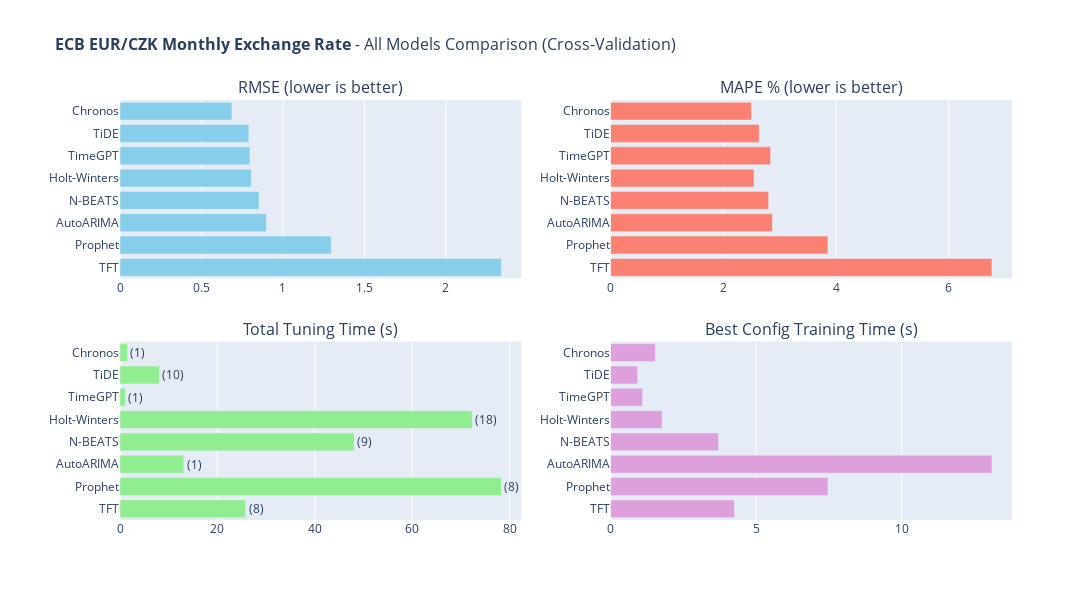

Notebook code for this chart:
### Code cell
# 11. All Models Comparison (Interactive)
#
# Summary comparison of all models based on cross-validation metrics.

def create_all_models_comparison(results_dataframe, dataset_name):
    """
    Create interactive bar chart comparison of all models.
    
    Args:
        results_dataframe: DataFrame with model results
        dataset_name: Name for the plot title
    
    Returns:
        Plotly Figure object
    """
    fig = make_subplots(
        rows=2, cols=2,
        subplot_titles=[
            'RMSE (lower is better)', 
            'MAPE % (lower is better)', 
            'Total Tuning Time (s)', 
            'Best Config Training Time (s)'
        ],
        vertical_spacing=0.15, horizontal_spacing=0.1
    )
    
    models = results_dataframe['Model'].tolist()
    
    fig.add_trace(go.Bar(
        y=models, x=results_dataframe['RMSE'], orientation='h',
        marker_color='skyblue', 
        hovertemplate='<b>%{y}</b><br>RMSE: %{x:.4f}<extra></extra>'
    ), row=1, col=1)
    
    fig.add_trace(go.Bar(
        y=models, x=results_dataframe['MAPE'], orientation='h',
        marker_color='salmon', 
        hovertemplate='<b>%{y}</b><br>MAPE: %{x:.2f}%<extra></extra>'
    ), row=1, col=2)
    
    fig.add_trace(go.Bar(
        y=models, x=results_dataframe['Tuning Time (s)'], orientation='h',
        marker_color='lightgreen', 
        text=[f"({c})" for c in results_dataframe['Combinations']],
        textposition='outside', 
        hovertemplate='<b>%{y}</b><br>Time: %{x:.2f}s<extra></extra>'
    ), row=2, col=1)
    
    fig.add_trace(go.Bar(
        y=models, x=results_dataframe['Best Config Time (s)'], orientation='h',
        marker_color='plum', 
        hovertemplate='<b>%{y}</b><br>Time: %{x:.2f}s<extra></extra>'
    ), row=2, col=2)
    
    fig.update_layout(
        title=dict(text=f'<b>{dataset_name}</b> - All Models Comparison (Cross-Validation)', font=dict(size=16)),
        width=1700, height=600, showlegend=False, margin=dict(l=120)
    )
    
    for i in range(1, 3):
        for j in range(1, 3):
            fig.update_yaxes(autorange='reversed', row=i, col=j)
    return fig

if 'results_df' in dir() and not results_df.empty:
    fig_comparison = create_all_models_comparison(results_df, DATASET_CONFIG['name'])
    fig_comparison.show()

### Figure 1 — Plotly figure (JSON) as saved in the notebook; plotly's stock layout.template omitted (floating-point values rounded to 4 significant figures)
{"data": [{"hovertemplate": "<b>%{y}</b><br>RMSE: %{x:.4f}<extra></extra>", "marker": {"color": "skyblue"}, "orientation": "h", "type": "bar", "x": [0.6867, 0.7906, 0.7975, 0.8055, 0.8535, 0.8981, 1.296, 2.34], "xaxis": "x", "y": ["Chronos", "TiDE", "TimeGPT", "Holt-Winters", "N-BEATS", "AutoARIMA", "Prophet", "TFT"], "yaxis": "y"}, {"hovertemplate": "<b>%{y}</b><br>MAPE: %{x:.2f}%<extra></extra>", "marker": {"color": "salmon"}, "orientation": "h", "type": "bar", "x": [2.497, 2.636, 2.838, 2.544, 2.803, 2.87, 3.856, 6.765], "xaxis": "x2", "y": ["Chronos", "TiDE", "TimeGPT", "Holt-Winters", "N-BEATS", "AutoARIMA", "Prophet", "TFT"], "yaxis": "y2"}, {"hovertemplate": "<b>%{y}</b><br>Time: %{x:.2f}s<extra></extra>", "marker": {"color": "lightgreen"}, "orientation": "h", "text": ["(1)", "(10)", "(1)", "(18)", "(9)", "(1)", "(8)", "(8)"], "textposition": "outside", "type": "bar", "x": [1.533, 8.1, 1.095, 72.34, 48.1, 13.1, 78.3, 25.81], "xaxis": "x3", "y": ["Chronos", "TiDE", "TimeGPT", "Holt-Winters", "N-BEATS", "AutoARIMA", "Prophet", "TFT"], "yaxis": "y3"}, {"hovertemplate": "<b>%{y}</b><br>Time: %{x:.2f}s<extra></extra>", "marker": {"color": "plum"}, "orientation": "h", "type": "bar", "x": [1.533, 0.9247, 1.095, 1.768, 3.705, 13.1, 7.465, 4.254], "xaxis": "x4", "y": ["Chronos", "TiDE", "TimeGPT", "Holt-Winters", "N-BEATS", "AutoARIMA", "Prophet", "TFT"], "yaxis": "y4"}], "layout": {"annotations": [{"font": {"size": 16}, "showarrow": false, "text": "RMSE (lower is better)", "x": 0.225, "xanchor": "center", "xref": "paper", "y": 1, "yanchor": "bottom", "yref": "paper"}, {"font": {"size": 16}, "showarrow": false, "text": "MAPE % (lower is better)", "x": 0.775, "xanchor": "center", "xref": "paper", "y": 1, "yanchor": "bottom", "yref": "paper"}, {"font": {"size": 16}, "showarrow": false, "text": "Total Tuning Time (s)", "x": 0.225, "xanchor": "center", "xref": "paper", "y": 0.425, "yanchor": "bottom", "yref": "paper"}, {"font": {"size": 16}, "showarrow": false, "text": "Best Config Training Time (s)", "x": 0.775, "xanchor": "center", "xref": "paper", "y": 0.425, "yanchor": "bottom", "yref": "paper"}], "height": 600, "margin": {"l": 120}, "showlegend": false, "title": {"font": {"size": 16}, "text": "<b>ECB EUR/CZK Monthly Exchange Rate</b> - All Models Comparison (Cross-Validation)"}, "width": 1700, "xaxis": {"anchor": "y", "domain": [0, 0.45]}, "xaxis2": {"anchor": "y2", "domain": [0.55, 1]}, "xaxis3": {"anchor": "y3", "domain": [0, 0.45]}, "xaxis4": {"anchor": "y4", "domain": [0.55, 1]}, "yaxis": {"anchor": "x", "autorange": "reversed", "domain": [0.575, 1]}, "yaxis2": {"anchor": "x2", "autorange": "reversed", "domain": [0.575, 1]}, "yaxis3": {"anchor": "x3", "autorange": "reversed", "domain": [0, 0.425]}, "yaxis4": {"anchor": "x4", "autorange": "reversed", "domain": [0, 0.425]}}}
